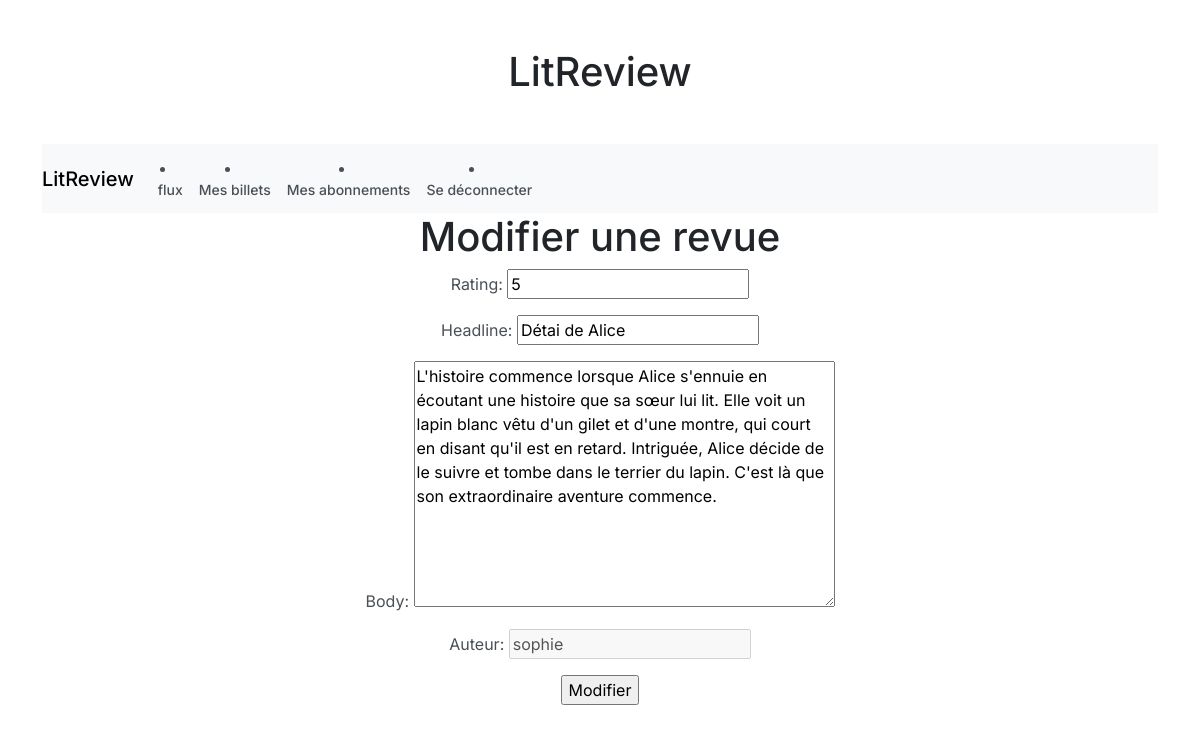
Page /review/28/update/ (signed in) on the earlier database version.
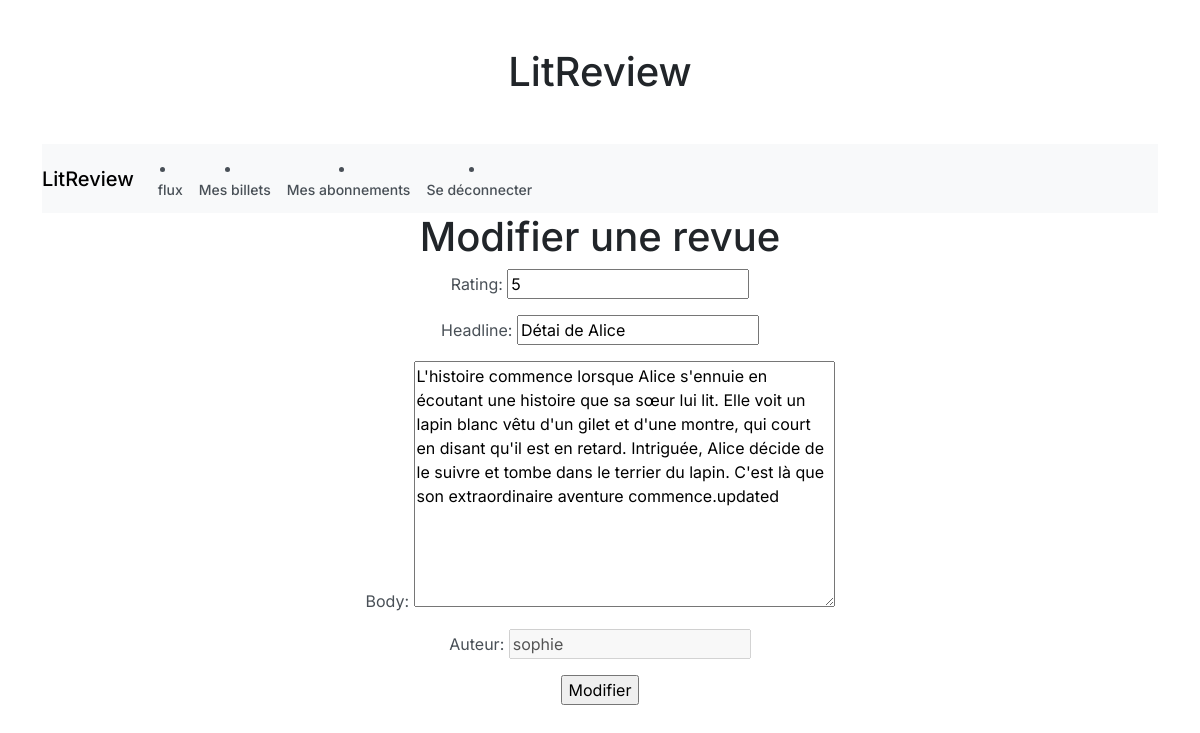
Same page on the later database version.
### litreviewApp/models.py (models this page shows, shortened)
class Review(models.Model):
    id = models.AutoField(primary_key=True)
    ticket = models.ForeignKey(Ticket, on_delete=models.CASCADE, null=True, blank=True)
    rating = models.PositiveSmallIntegerField(validators=[MinValueValidator(0), MaxValueValidator(5)])
    created_by = models.ForeignKey(settings.AUTH_USER_MODEL, on_delete=models.CASCADE)
    headline = models.CharField(max_length=128)
    body = models.TextField(max_length=8192, blank=True)
    created_at = models.DateTimeField(auto_now_add=True)
    updated_at = models.DateTimeField(auto_now=True)

### litreviewApp/views.py (the view)
# urls.py: path("review/<int:review_id>/update/", update_review, name="update_review"),
@login_required
def update_review(request, review_id):
    review = get_object_or_404(Review, id=review_id)
    if review.created_by != request.user:
        return HttpResponseForbidden(
            "Vous n'avez pas la permission de modifier cette revue."
        )
    if request.method == "POST":
        form = UpdateReviewForm(request.POST, instance=review)
        if form.is_valid():
            form.save()
            return redirect("review_detail", review_id=review.id)
    else:
        form = UpdateReviewForm(instance=review)
    return render(
        request, "litreviewApp/update_review.html", {"form": form, "review": review}
    )

### litreviewApp/forms.py
class UpdateReviewForm(forms.ModelForm):
    created_by_name = forms.CharField(label="Auteur", disabled=True)
    class Meta:
        model = Review
        fields = ["rating", "headline", "body"]
        widgets = {
            "created_by_name": forms.TextInput(),
            "created_by": forms.HiddenInput(),
        }
    def __init__(self, *args, **kwargs):
        super().__init__(*args, **kwargs)
        self.fields["created_by_name"].initial = self.instance.created_by.username

### litreviewApp/templates/litreviewApp/update_review.html (shortened to what this page needs)
{% extends 'litreviewApp/base_bootstrap.html' %}
{%block content%}
<!DOCTYPE html>
<html lang="fr">
<head>
</head>
<body>
    <h1>Modifier une revue</h1>
    <form method="POST" action="{% url 'update_review' review_id=review.id %}">
        {{ form.as_p }}
        <input type="submit" value="Modifier">
    </form>
</body>
</html>
{% endblock content%}

Differences in the rows shown:
changed Review "Détai de Alice": body "…que son extraordinaire aventure commence." → "…que son extraordinaire aventure commence.updated"
